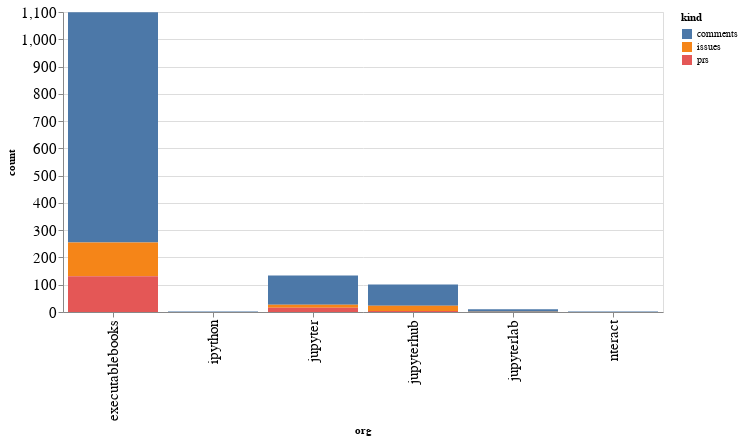

Notebook cell for this chart:
### Code cell
alt.Chart(org_summaries, width=600).mark_bar().encode(
    x='org',
    y='count',
    color='kind',
    tooltip="org"
)

### Figure 1 — Vega-Lite specification as saved in the notebook (floating-point values rounded to 4 significant figures)
{"config": {"axisLeft": {"labelFontSize": 15}, "axisBottom": {"labelFontSize": 15}}, "data": {"name": "data-bc2808e3c7db74900afa1a57ca3c650f"}, "mark": "bar", "encoding": {"color": {"type": "nominal", "field": "kind"}, "tooltip": {"type": "nominal", "field": "org"}, "x": {"type": "nominal", "field": "org"}, "y": {"type": "quantitative", "field": "count"}}, "width": 600, "$schema": "https://vega.github.io/schema/vega-lite/v4.8.1.json", "datasets": {"data-bc2808e3c7db74900afa1a57ca3c650f": [{"org": "executablebooks", "kind": "comments", "count": 844}, {"org": "executablebooks", "kind": "issues", "count": 124}, {"org": "executablebooks", "kind": "prs", "count": 131}, {"org": "ipython", "kind": "comments", "count": 2}, {"org": "jupyter", "kind": "comments", "count": 107}, {"org": "jupyter", "kind": "issues", "count": 11}, {"org": "jupyter", "kind": "prs", "count": 16}, {"org": "jupyterhub", "kind": "comments", "count": 78}, {"org": "jupyterhub", "kind": "issues", "count": 19}, {"org": "jupyterhub", "kind": "prs", "count": 4}, {"org": "jupyterlab", "kind": "comments", "count": 9}, {"org": "jupyterlab", "kind": "issues", "count": 1}, {"org": "nteract", "kind": "comments", "count": 2}]}}
